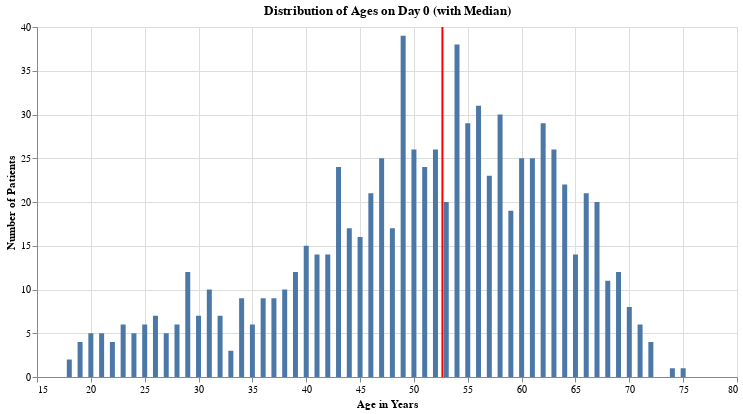

Notebook code cell kept with this figure:
### Code cell
plot = alt.Chart(dfAgesInt, title='Distribution of Ages on Day 0 (with Median)').mark_bar(size=5).encode(
    x=alt.X('Years:Q', bin=False, title= 'Age in Years'),
    y=alt.Y('count()', title='Number of Patients'),
)
line = alt.Chart(pd.DataFrame({'y': [medianYears]})).mark_rule(color='red', size= 2).encode(x='y')

(plot+ line).properties(
    width=700,
    height=350
)

### Figure 1 — Vega-Lite specification as saved in the notebook (floating-point values rounded to 4 significant figures; data arrays with more than 128 entries replaced by an {"elided": "..."} marker saying what was removed)
{"config": {"view": {"continuousWidth": 400, "continuousHeight": 300}}, "layer": [{"data": {"name": "data-00ec915b03c90aa9d6b27718ab87e42d"}, "mark": {"type": "bar", "size": 5}, "encoding": {"x": {"bin": false, "field": "Years", "title": "Age in Years", "type": "quantitative"}, "y": {"aggregate": "count", "title": "Number of Patients", "type": "quantitative"}}, "title": "Distribution of Ages on Day 0 (with Median)"}, {"data": {"name": "data-3b8d8e8398894edea8740da453313074"}, "mark": {"type": "rule", "color": "red", "size": 2}, "encoding": {"x": {"field": "y", "type": "quantitative"}}}], "height": 350, "width": 700, "$schema": "https://vega.github.io/schema/vega-lite/v4.17.0.json", "datasets": {"data-00ec915b03c90aa9d6b27718ab87e42d": {"elided": "842 records"}, "data-3b8d8e8398894edea8740da453313074": [{"y": 52.65}]}}
